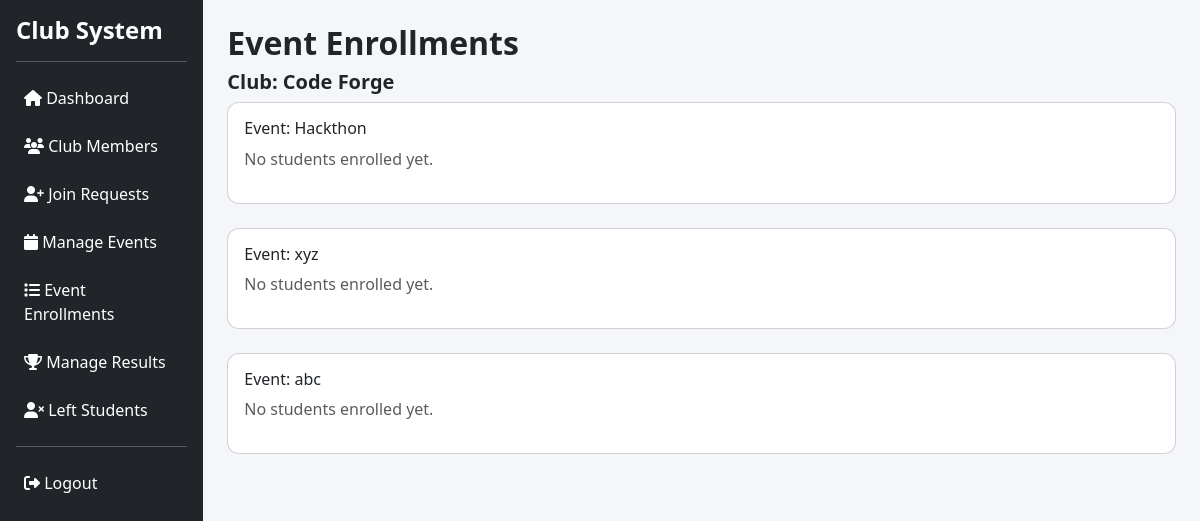
Screenshot of /leader/enrollments.php (signed in) with the database file from the repository.
### tables this page shows
CREATE TABLE `clubs` (
  `club_id` int(11) NOT NULL,
  `club_name` varchar(100) NOT NULL,
  `description` text DEFAULT NULL,
  `leader_id` int(11) DEFAULT NULL,
  `faculty_id` int(11) DEFAULT NULL,
  `created_at` timestamp NOT NULL DEFAULT current_timestamp()
);

CREATE TABLE `events` (
  `event_id` int(11) NOT NULL,
  `club_id` int(11) NOT NULL,
  `created_by` int(11) NOT NULL,
  `title` varchar(150) NOT NULL,
  `description` text DEFAULT NULL,
  `event_date` date DEFAULT NULL,
  `approval_status` enum('pending','approved','rejected') DEFAULT 'pending',
  `created_at` timestamp NOT NULL DEFAULT current_timestamp()
);

### src/leader/enrollments.php (the view, shortened to what this page needs)
<?php
include "../config/db.php";
include "../includes/header.php";
include "../includes/sidebar.php";
$leader_id = $_SESSION['user_id'];
$clubQ = mysqli_query($conn, "SELECT club_id, club_name FROM clubs WHERE leader_id='$leader_id'");
$club  = mysqli_fetch_assoc($clubQ);
$club_id   = $club['club_id'] ?? 0;
$club_name = $club['club_name'] ?? '';
?>
<h2>Event Enrollments</h2>
<?php if(!$club_id){ ?>
    <div class="alert alert-warning">No club assigned.</div>
<?php } else { ?>
<h5>Club: <?= $club_name ?></h5>
<?php
$events = mysqli_query($conn, "
    SELECT event_id, title
    FROM events
    WHERE club_id='$club_id' AND approval_status='approved'
");
while($e = mysqli_fetch_assoc($events)){
    $event_id = $e['event_id'];
    ?>
    <div class="card p-3 mb-4">
        <h6>Event: <?= $e['title'] ?></h6>
        <?php
        $students = mysqli_query($conn, "
            SELECT u.user_id, u.name
            FROM event_participants ep
            JOIN users u ON ep.student_id = u.user_id
            WHERE ep.event_id='$event_id'
        ");
        if(mysqli_num_rows($students)==0){
            echo "<p class='text-muted'>No students enrolled yet.</p>";
        }
        ?>
    </div>
<?php } } ?>
<?php include "../includes/footer.php"; ?>

### src/assets/css/style.css (style rules this page uses)
body { background-color: #f4f6f9; font-family: 'Segoe UI', sans-serif; }
.card { border-radius: 12px; }
h2, h4, h5 { font-weight: 600; }

### rows the page displays
clubs: club_name "Code Forge"
events: title "Hackthon"
events: title "xyz"
events: title "abc"
